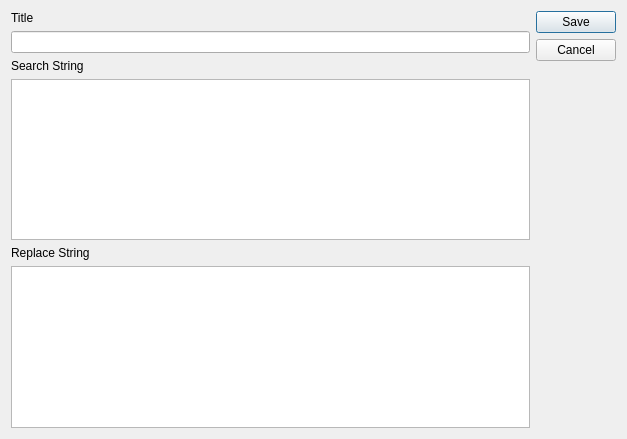
<?xml version="1.0" encoding="UTF-8"?>
<ui version="4.0">
 <class>CreatePresetWindow</class>
 <widget class="QDialog" name="CreatePresetWindow">
  <property name="geometry">
   <rect>
    <x>0</x>
    <y>0</y>
    <width>627</width>
    <height>439</height>
   </rect>
  </property>
  <property name="windowTitle">
   <string>Dialog</string>
  </property>
  <layout class="QHBoxLayout" name="horizontalLayout">
   <item>
    <layout class="QVBoxLayout" name="verticalLayout">
     <item>
      <widget class="QLabel" name="label">
       <property name="text">
        <string>Title</string>
       </property>
      </widget>
     </item>
     <item>
      <widget class="QLineEdit" name="lineEdit_title"/>
     </item>
     <item>
      <widget class="QLabel" name="label_2">
       <property name="text">
        <string>Search String</string>
       </property>
      </widget>
     </item>
     <item>
      <widget class="QTextEdit" name="textEdit_searchString"/>
     </item>
     <item>
      <widget class="QLabel" name="label_3">
       <property name="text">
        <string>Replace String</string>
       </property>
      </widget>
     </item>
     <item>
      <widget class="QTextEdit" name="textEdit_replaceString"/>
     </item>
    </layout>
   </item>
   <item>
    <layout class="QVBoxLayout" name="verticalLayout_2">
     <item>
      <widget class="QDialogButtonBox" name="buttonBox">
       <property name="sizePolicy">
        <sizepolicy hsizetype="Fixed" vsizetype="Fixed">
         <horstretch>0</horstretch>
         <verstretch>0</verstretch>
        </sizepolicy>
       </property>
       <property name="orientation">
        <enum>Qt::Vertical</enum>
       </property>
       <property name="standardButtons">
        <set>QDialogButtonBox::Cancel|QDialogButtonBox::Save</set>
       </property>
      </widget>
     </item>
     <item>
      <spacer name="verticalSpacer">
       <property name="orientation">
        <enum>Qt::Vertical</enum>
       </property>
       <property name="sizeHint" stdset="0">
        <size>
         <width>20</width>
         <height>40</height>
        </size>
       </property>
      </spacer>
     </item>
    </layout>
   </item>
  </layout>
 </widget>
 <resources/>
 <connections>
  <connection>
   <sender>buttonBox</sender>
   <signal>accepted()</signal>
   <receiver>CreatePresetWindow</receiver>
   <slot>accept()</slot>
   <hints>
    <hint type="sourcelabel">
     <x>248</x>
     <y>254</y>
    </hint>
    <hint type="destinationlabel">
     <x>157</x>
     <y>274</y>
    </hint>
   </hints>
  </connection>
  <connection>
   <sender>buttonBox</sender>
   <signal>rejected()</signal>
   <receiver>CreatePresetWindow</receiver>
   <slot>reject()</slot>
   <hints>
    <hint type="sourcelabel">
     <x>316</x>
     <y>260</y>
    </hint>
    <hint type="destinationlabel">
     <x>286</x>
     <y>274</y>
    </hint>
   </hints>
  </connection>
 </connections>
</ui>
